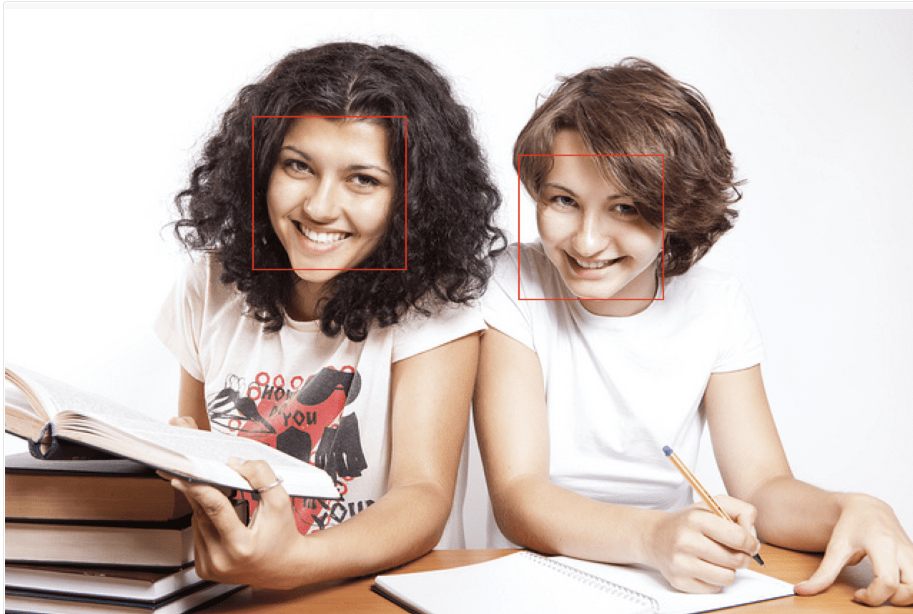
#> input picture 6.png, 913 x 614 px
$ python face_detection.py
#> lines starting #> are read from the running program, lines starting #| are printed output that depends on the picture; after the words box and inside, x2 and y2 are one past the last pixel; in counts of white or black regions, pixels touching at a corner belong together
from cv2 import imread
from cv2 import imshow
from cv2 import waitKey
from cv2 import destroyAllWindows
from cv2 import CascadeClassifier
from cv2 import rectangle
#photograph
pixels = imread('6.png')
#> pixels is the input picture: shape (614, 913, 3); mean B, G, R 181.9, 188.2, 202.2
#load the pre-trained model
classifier = CascadeClassifier('haarcascade_frontalface_default.xml')
bboxes = classifier.detectMultiScale(pixels)
#> bboxes = [[250, 114, 156, 156], [523, 157, 142, 142]]
rgb=(0,0,255)
for box in bboxes:
	x, y, width, height = box
	x2, y2 = x + width, y + height
	# draw a rectangle over the pixels
	rectangle(pixels, (x, y), (x2, y2), rgb, 1)
#> this loop made 2 passes
#> (x, y, width, height, x2, y2) on passes 1 to 2: (250, 114, 156, 156, 406, 270), (523, 157, 142, 142, 665, 299)
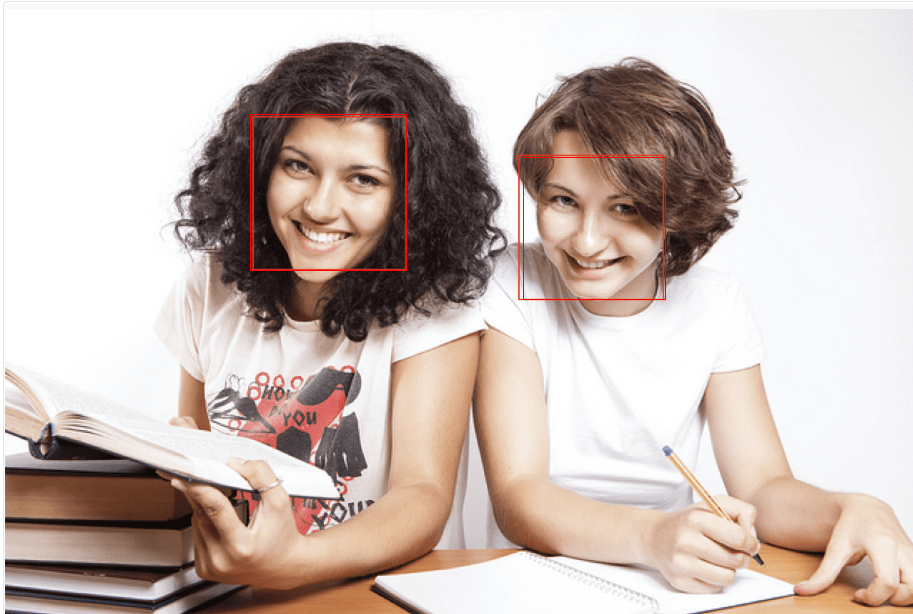
#> pixels: shape (614, 913, 3); 0.21% of pixels changed, all inside (x1, y1, x2, y2) = (250, 114, 666, 300)
# show the image
imshow('face detection', pixels)
# keep the window open until we press a key
waitKey(0)
destroyAllWindows()
